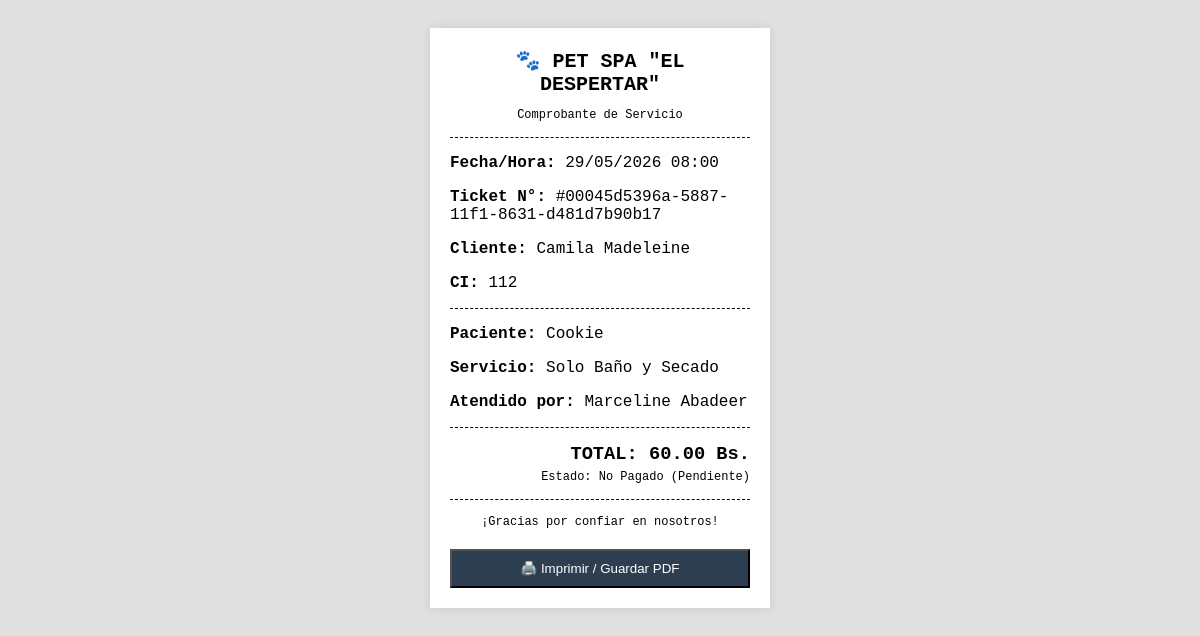
Before: /recibo.php?id_cita=45d5396a-5887-11f1-8631-d481d7b90b17 (signed in) with the older database file.
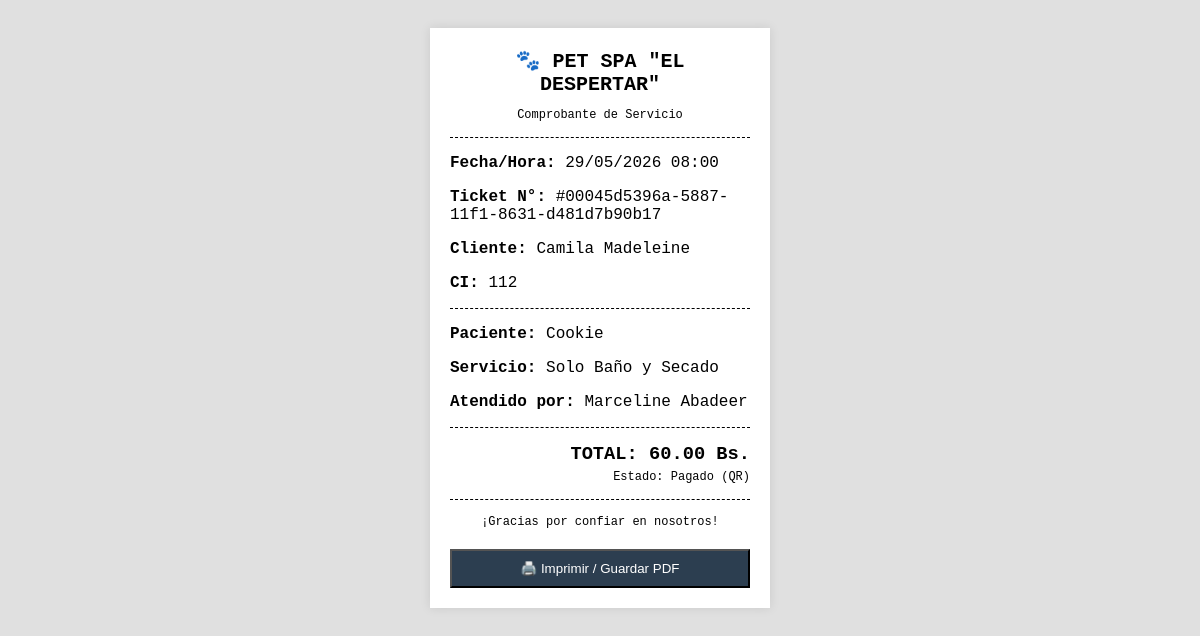
After: the same page with the newer database file.
### tables this page shows
CREATE TABLE `citas` (
  `id_cita` varchar(36) NOT NULL DEFAULT uuid(),
  `cliente_id` varchar(36) DEFAULT NULL,
  `mascota_id` varchar(36) DEFAULT NULL,
  `groomer_id` varchar(36) DEFAULT NULL,
  `servicio_id` varchar(36) DEFAULT NULL,
  `fecha_hora_inicio` datetime NOT NULL,
  `fecha_hora_fin` datetime DEFAULT NULL,
  `estado` enum('Pendiente','Confirmada','En Proceso','Finalizada','Cancelada') DEFAULT 'Pendiente',
  `calificacion_cliente` int(11) DEFAULT NULL CHECK (`calificacion_cliente` between 1 and 5),
  `comentario_cliente` text DEFAULT NULL,
  `precio_total_estimado` decimal(10,2) DEFAULT 0.00,
  `metodo_pago` enum('QR','Efectivo','Transferencia','Pendiente') DEFAULT 'Pendiente',
  `monto` decimal(10,2) DEFAULT 0.00,
  `duracion_minutos` int(11) DEFAULT 60,
  `servicio` varchar(100) DEFAULT 'Grooming Estándar',
  `pago_estado` varchar(20) DEFAULT 'No Pagado'
);

CREATE TABLE `usuarios` (
  `id_usuario` varchar(36) NOT NULL DEFAULT uuid(),
  `rol_id` int(11) DEFAULT NULL,
  `nombre_completo` varchar(100) NOT NULL,
  `ci` varchar(20) DEFAULT NULL,
  `email` varchar(100) NOT NULL,
  `telefono` varchar(20) DEFAULT NULL,
  `direccion` text DEFAULT NULL,
  `password_hash` varchar(255) NOT NULL,
  `esta_verificado` tinyint(1) DEFAULT 0,
  `fecha_registro` timestamp NOT NULL DEFAULT current_timestamp(),
  `estado` enum('Activo','Inactivo','Bloqueado') DEFAULT 'Inactivo',
  `google_id` varchar(255) DEFAULT NULL,
  `two_factor_secret` varchar(255) DEFAULT NULL,
  `two_factor_enabled` tinyint(1) DEFAULT 0,
  `intentos_fallidos` int(11) DEFAULT 0,
  `bloqueado_hasta` timestamp NULL DEFAULT NULL,
  `ultimo_acceso` timestamp NULL DEFAULT NULL,
  `cambio_password_pendiente` tinyint(1) DEFAULT 1,
  `turno` varchar(20) DEFAULT 'Mañana',
  `foto_perfil` varchar(255) DEFAULT 'default_user.png'
);

CREATE TABLE `mascotas` (
  `id_mascota` varchar(36) NOT NULL DEFAULT uuid(),
  `propietario_id` varchar(36) DEFAULT NULL,
  `nombre` varchar(50) NOT NULL,
  `especie` varchar(30) DEFAULT NULL,
  `raza` varchar(50) DEFAULT NULL,
  `fecha_nacimiento` date DEFAULT NULL,
  `peso_actual` decimal(5,2) DEFAULT NULL,
  `alergias` text DEFAULT NULL,
  `vacunas_al_dia` tinyint(1) DEFAULT 1,
  `temperamento` enum('Tranquilo','Nervioso','Agresivo','Miedoso') DEFAULT 'Tranquilo',
  `foto_url` varchar(255) DEFAULT 'default_pet.png'
);

### recibo.php (the view, shortened to what this page needs)
<?php
require 'db.php';
$id_cita = $_GET['id_cita'];
$sql = "SELECT c.*, m.nombre as mascota, u_cli.nombre_completo as cliente, u_cli.ci, u_gro.nombre_completo as groomer
        FROM citas c
        JOIN mascotas m ON c.mascota_id = m.id_mascota
        JOIN usuarios u_cli ON m.propietario_id = u_cli.id_usuario
        JOIN groomers g ON c.groomer_id = g.id_groomer
        JOIN usuarios u_gro ON g.usuario_id = u_gro.id_usuario
        WHERE c.id_cita = ?";
$stmt = $pdo->prepare($sql);
$stmt->execute([$id_cita]);
$cita = $stmt->fetch();
?>
<!DOCTYPE html>
<html lang="es">
<head>
</head>
<body>
    <div class="ticket">
        <h2>🐾 PET SPA "EL DESPERTAR"</h2>
        <p style="text-align: center; font-size: 12px;">Comprobante de Servicio</p>
        <div class="divider"></div>
        <p><b>Fecha/Hora:</b> <?php echo date('d/m/Y H:i', strtotime($cita['fecha_hora_inicio'])); ?></p>
        <p><b>Ticket N°:</b> #000<?php echo $cita['id_cita']; ?></p>
        <p><b>Cliente:</b> <?php echo htmlspecialchars($cita['cliente']); ?></p>
        <p><b>CI:</b> <?php echo htmlspecialchars($cita['ci']); ?></p>
        <div class="divider"></div>
        <p><b>Paciente:</b> <?php echo htmlspecialchars($cita['mascota']); ?></p>
        <p><b>Servicio:</b> <?php echo htmlspecialchars($cita['servicio']); ?></p>
        <p><b>Atendido por:</b> <?php echo htmlspecialchars($cita['groomer']); ?></p>
        <div class="divider"></div>
        <h3 style="text-align: right; margin: 0;">TOTAL: <?php echo $cita['monto']; ?> Bs.</h3>
        <p style="text-align: right; margin: 5px 0 0 0; font-size: 12px;">Estado: <?php echo $cita['pago_estado']; ?> (<?php echo $cita['metodo_pago']; ?>)</p>
        <div class="divider"></div>
        <p style="text-align: center; font-size: 12px;">¡Gracias por confiar en nosotros!</p>
        <button class="btn-print" onclick="window.print()">🖨️ Imprimir / Guardar PDF</button>
    </div>
</body>
</html>

Changed rows visible on the page:
changed citas "Solo Baño y Secado": pago_estado "No Pagado" → "Pagado"; metodo_pago "Pendiente" → "QR"
